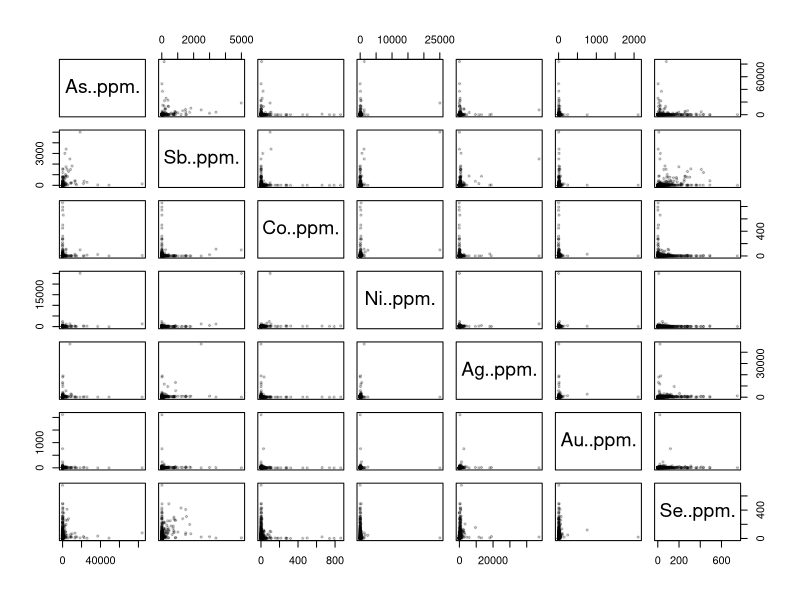
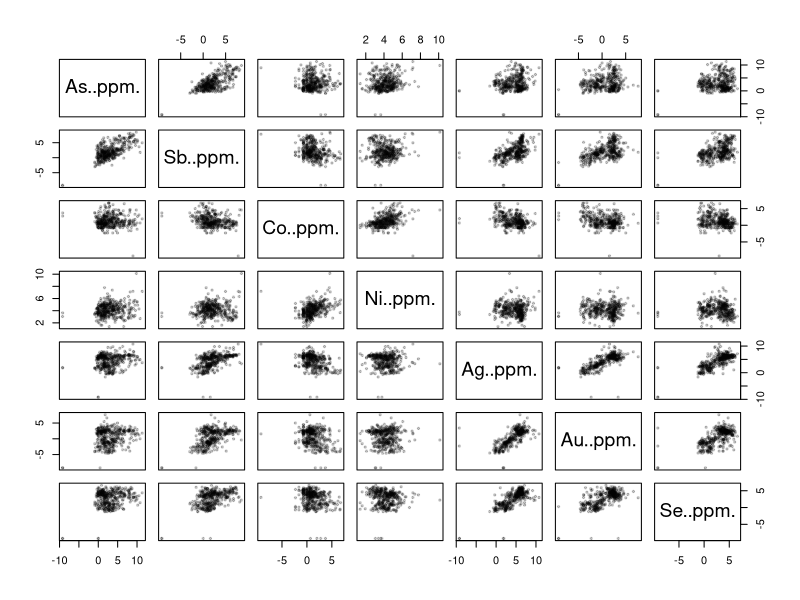
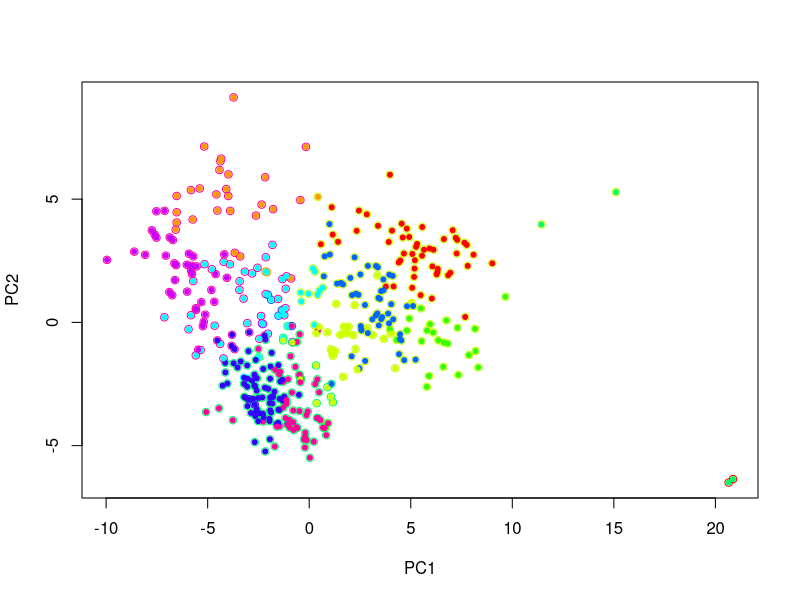
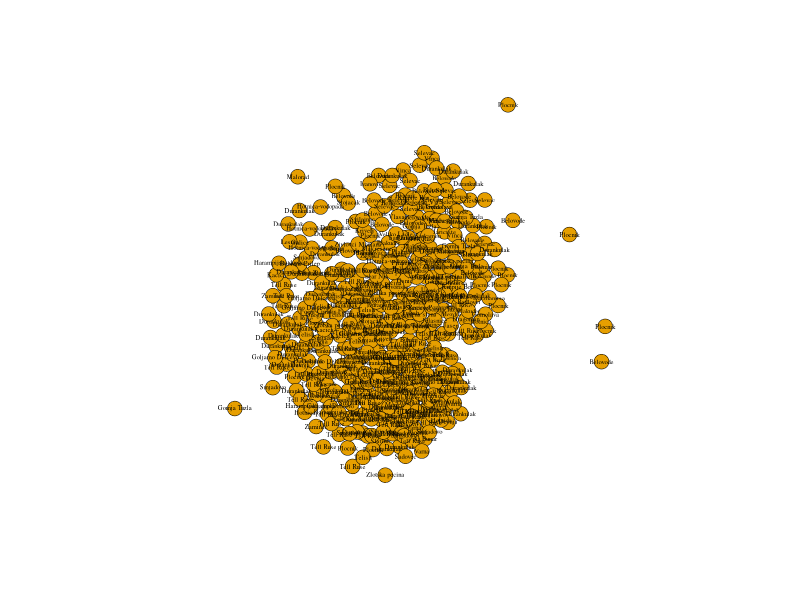
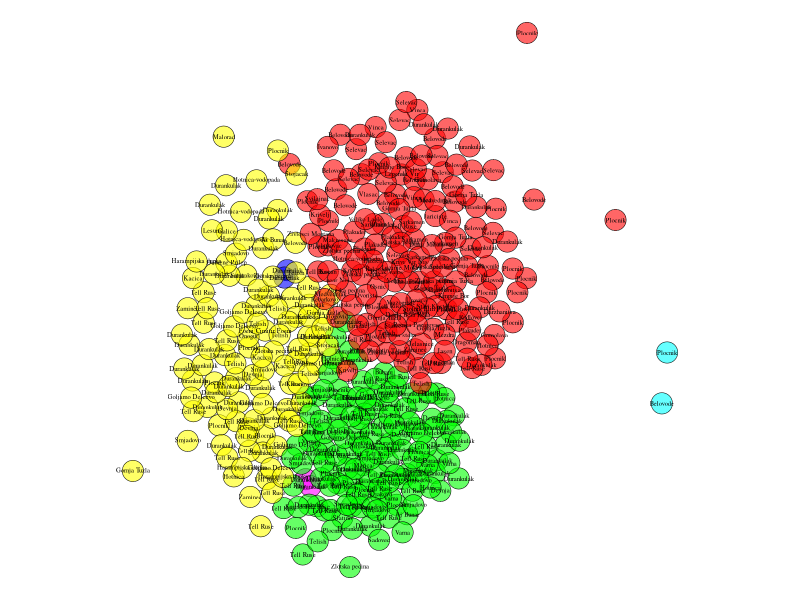
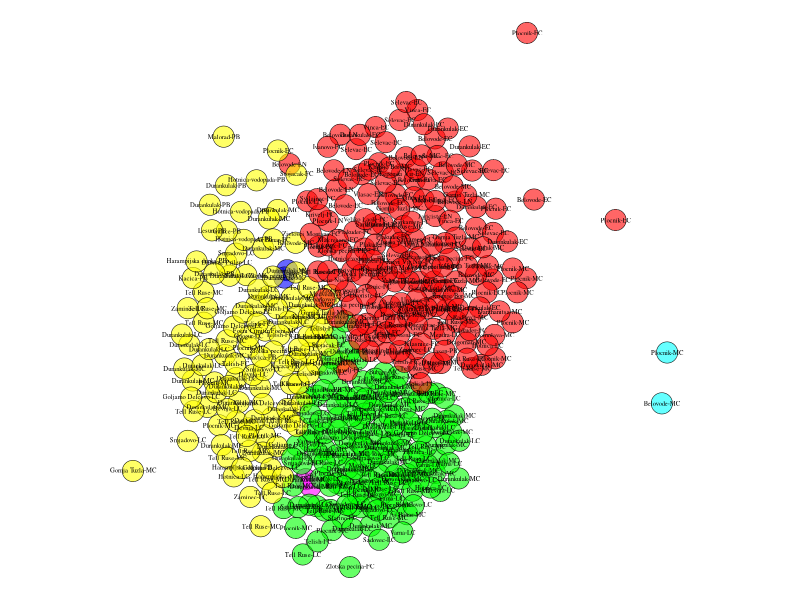
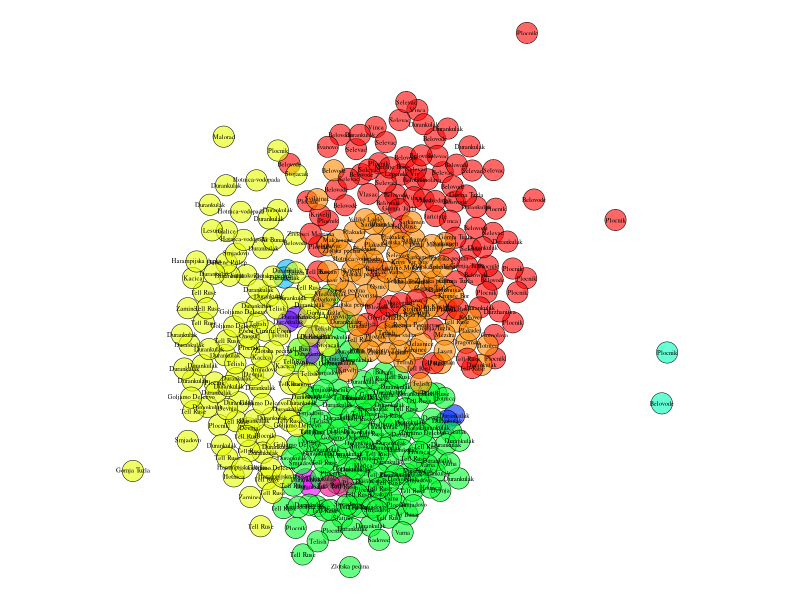
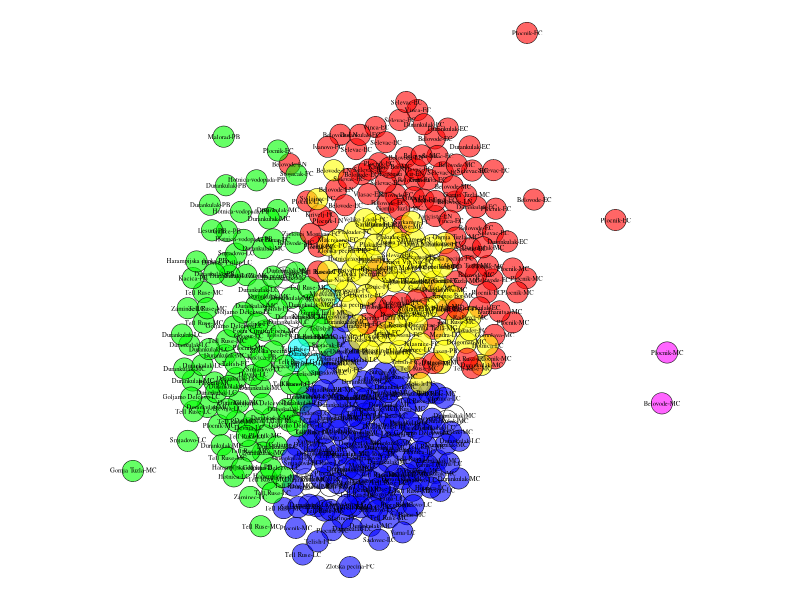

Recreate these plots in R, in order.
## ---- chunk 1
knitr::opts_chunk$set(warning=FALSE,message=FALSE,cache=FALSE,collapse=TRUE,fig.show="hold",results="hide")
## ---- chunk 2
epsilon=0.0001
datappm=read.csv("data/RG_table_s1.csv")
datappm[datappm==0.0001]=epsilon
ppms=datappm[,15:21]  #select only a subset of the elements
plot(ppms,pch=20,cex=.7,col=adjustcolor(1,.2))
## ---- chunk 3
knitr::kable(cor(ppms)) #this is to show correlation between elements
## ---- chunk 4
ppms=as.data.frame(apply(ppms,2,log)) #take the log of the elements trace
plot(ppms,pch=20,cex=.7,col=adjustcolor(1,.2))
## ---- chunk 5
knitr::kable(cor(ppms))
## ---- chunk 6
ppms.pca=prcomp(ppms) #compute the PCA
ppms.dist=dist(ppms.pca$x) #compute distance between PCA scores
ppms.clust=hclust(ppms.dist,method="ward.D") #generate hierarchical cluster given the distances
ppms.kclust=cutree(ppms.clust,k=10) #playing comparing community cluster vs simple hierarchical clustering

plot(ppms.pca$x[,1:2],col=rainbow(10)[datappm$Chemical.cluster+1]) #plot the pca score and colors given the cluster found in the original paper
points(ppms.pca$x[,1:2],col=rainbow(10)[ppms.kclust],pch=20  )#plot the pca score and colors given hierarchical clustering 

#legend("topright",legend=paste0("Cluster #",1:10),pch=1,col=rainbow(10),title="original clusters")
#legend("bottomright",legend=paste0("Cluster #",1:10),pch=20,col=rainbow(10),title="hclust clusters")
## ---- chunk 7

library(igraph)
ppms.ew=1/(as.matrix(ppms.dist)^2) #Generate edges given the distance computed via the PCA scores
ppms.graph=graph.adjacency(ppms.ew, mode = "undirected", weighted = TRUE, diag = FALSE) #generate a graph


# the lines below are used to set graphical option
V(ppms.graph)$label=as.character(datappm$Site)
V(ppms.graph)$label.cex=.4
V(ppms.graph)$size=8
V(ppms.graph)$frame.color="black"
V(ppms.graph)$frame.width=.5
V(ppms.graph)$label.color="black"
E(ppms.graph)$color=NA
##################

ppms.graph=set_graph_attr(ppms.graph,"layout",layout_nicely(ppms.graph)) #generate a layout to position the node 
plot(ppms.graph) #plot the graph
## ---- chunk 8
par(mar=c(0,0,0,0))
ppms.louvain=cluster_louvain(ppms.graph)
#weirdly now louvain community structues gives only one set of 10 clusters
#while(length(table(ppms.louvain$memberships[1,]))!=10){ppms.louvain=cluster_louvain(ppms.graph);print(length(table(ppms.louvain$memberships[1,])))}
#ppms.louvain=multilevel.community(ppms.graph)
counts=as.data.frame(sort(table(ppms.louvain$membership)))
colnames(counts)=c("community","size")
knitr::kable(counts)
plot(ppms.graph,vertex.color=rainbow(length(ppms.louvain),alpha=.6)[ppms.louvain$membership])

plot(ppms.graph,vertex.color=rainbow(length(ppms.louvain),alpha=.6)[ppms.louvain$membership],vertex.label=paste(datappm$Site,datappm$relative.period,sep="-"))
## ---- chunk 9
par(mar=c(0,0,0,0))

nc=length(unique(ppms.louvain$memberships[1,]))
plot(ppms.graph,vertex.color=rainbow(nc,alpha=.6)[ppms.louvain$memberships[1,]])

plot(ppms.graph,vertex.color=rainbow(length(ppms.louvain),alpha=.6)[ppms.louvain$memberships[1,]],vertex.label=paste(datappm$Site,datappm$relative.period,sep="-"))
## ---- chunk 10
options(width=50)
counts1=as.data.frame(sort(table(ppms.louvain$memberships[1,]),decreasing=T))
counts2=as.data.frame(sort(table(ppms.louvain$memberships[2,]),decreasing=T))
orig=as.data.frame(sort(table(datappm$Chemical.cluster),decreasing=T))
colnames(orig)=colnames(counts1)=colnames(counts2)=c("community","size")
allcounts=list(counts1,counts2,orig)
mxrow=max(sapply(allcounts,nrow))
addrow <- function(tbl,newmax){
    if(nrow(tbl)<newmax)
        tbl[(nrow(tbl)+1):newmax,]=NA;
    tbl
}
allcounts=lapply(allcounts,addrow,newmax=mxrow)

knitr::kables(lapply(allcounts,knitr::kable))
#knitr::kables(lapply(lapply(list(counts1,counts2,orig),knitr::kable),kableExtra::kable_styling))
## ---- chunk 11
# jelena 4 is  R louvain 3
# jelena 2 is  R louvain 1
# jelena 9 is  R louvain 2

sum(datappm$Chemical.cluster==0 & ppms.louvain$membership ==4)
sum(datappm$Chemical.cluster==1 & ppms.louvain$membership ==5)
sum(datappm$Chemical.cluster==2 & ppms.louvain$membership ==1)
sum(datappm$Chemical.cluster==4 & ppms.louvain$membership ==3)
sum(datappm$Chemical.cluster==5 & ppms.louvain$membership ==6)
sum(datappm$Chemical.cluster==9 & ppms.louvain$membership ==2)
## ---- chunk 12
par(mar=c(0,0,0,0))
plot(ppms.graph,vertex.color=rainbow(6,alpha=.6)[ppms.louvain$membership])
plot(ppms.graph,vertex.color=rainbow(10,alpha=.6)[datappm$Chemical.cluster+1])
## ---- chunk 13
par(mar=c(0,0,0,0))
plot(ppms.graph,vertex.color=rainbow(nrow(counts1),alpha=.6)[ppms.louvain$memberships[2,]])
plot(ppms.graph,vertex.color=rainbow(10,alpha=.6)[datappm$Chemical.cluster+1])
## ---- chunk 14
latitude=as.numeric(gsub("[' \\\"N]","",gsub("Â°",".",gsub("\\.","",datappm$Geo.Latitude))))
longitude=as.numeric(gsub("[' \\\"E]","",gsub("Â°",".",gsub("\\.","",datappm$Geo.Longitude))))
plot(longitude ,latitude,bg=rainbow(6,alpha=.6)[ppms.louvain$membership],pch=21,cex=1.2)
text(longitude ,latitude,datappm$Site,cex=.7)
plot(longitude ,latitude,bg=rainbow(10,alpha=.6)[datappm$Chemical.cluster],pch=21,cex=1.2)
text(longitude ,latitude,datappm$Site,cex=.7)
## ---- chunk 15
simpmatch  <-  function(i,j){
    if(length(i)>length(j)){
        tmp=i
        i=j
        j=tmp
    }
    length(na.omit(match(i,j)))
}
## ---- chunk 16
joined=cbind(datappm,louvain=ppms.louvain$membership)
sites=unique(joined$Site)

system.time({
matdim1=sapply(sites,function(s1) sapply(sites,function(s2) simpmatch(joined$louvain[ joined$Site == s1],joined$louvain[ joined$Site == s2])))
})

system.time({
matdim2=matrix(NA,nrow=80,ncol=80)
for(s1 in 1:length(sites)){
    for(s2 in 1:length(sites)){
        c1=joined$louvain[ joined$Site == sites[s1]]
        c2=joined$louvain[ joined$Site == sites[s2]]
        matdim2[s1,s2]=simpmatch(c1,c2)
    }
}
})
sum(matdim2-matdim1)

sites.graph=graph.adjacency(matdim1, mode = "undirected", weighted = TRUE, diag = FALSE)
V(sites.graph)$label=as.character(sites)
V(sites.graph)$label.cex=.7
V(sites.graph)$size=8
V(sites.graph)$label.color="black"
E(sites.graph)$color=NA
sites.graph=set_graph_attr(sites.graph,"layout",layout_nicely(sites.graph))
plot(sites.graph)

## ---- chunk 17
sites.communities=cluster_louvain(sites.graph)
plot(sites.graph,vertex.color=rainbow(length(sites.communities),alpha=.6)[sites.communities$membership])
plot(longitude ,latitude,bg=rainbow(length(sites.communities),alpha=.6)[sites.communities$membership],pch=21,cex=1.2)
text(longitude ,latitude,joined$siteperiod,cex=.7)
## ---- chunk 18
par(mar=c(0,0,0,0))
siteperiod=paste0(datappm$Site,datappm$absolute.period)
joined=cbind(joined,siteperiod)

sites=unique(joined$siteperiod)
matSP=sapply(sites,function(s1) sapply(sites,function(s2) simpmatch(joined$louvain[ joined$siteperiod == s1],joined$louvain[ joined$siteperiod == s2])))

getSitesCoordiates=unique(cbind.data.frame(siteperiod,longitude,latitude))

sites.graph=graph.adjacency(matSP, mode = "undirected", weighted = TRUE, diag = FALSE)
V(sites.graph)$label=as.character(sites)
V(sites.graph)$label.cex=.5
V(sites.graph)$size=8
V(sites.graph)$frame.color="black"
V(sites.graph)$frame.width=.5
V(sites.graph)$label.color="black"
louvclus=cluster_louvain(sites.graph)
sites.communities=louvclus$memberships[nrow(louvclus$memberships),]
V(sites.graph)$color=sites.communities
sites.graph=set_graph_attr(sites.graph,"layout",as.matrix(getSitesCoordiates[,2:3]))
E(sites.graph)$color=sites.communities[head_of(sites.graph,E(sites.graph))]
plot(sites.graph)

#plot(longitude ,latitude,bg=rainbow(length(sites.communities),alpha=.6)[sites.communities$membership],pch=21,cex=1.2)
#text(longitude ,latitude,joined$siteperiod,cex=.7)
## ---- chunk 19
par(mar=c(0,0,2,0),oma=c(0,0,0,0),xpd=NA)
for(period in unique(datappm$absolute.period)){
    subperiod=induced_subgraph(sites.graph,V(sites.graph)[grep(period,label)])
    subperiod=induced_subgraph(subperiod,degree(subperiod)>0)
    plot(subperiod,main=period)
    box(which="outer")
}
## ---- chunk 20
orig=read.csv("data/RG_table_s2.csv")
orig$Modularity.No.=orig$Modularity.No.+1
newds=cbind.data.frame(Label=V(sites.graph)$label,newcommunities=sites.communities)
merged=merge(orig[,c("Label","Modularity.No.")],newds )
kbl=knitr::kable(merged)
kableExtra::row_spec(kbl,which(merged[,2]!=merged[,3]) , background = "red")
